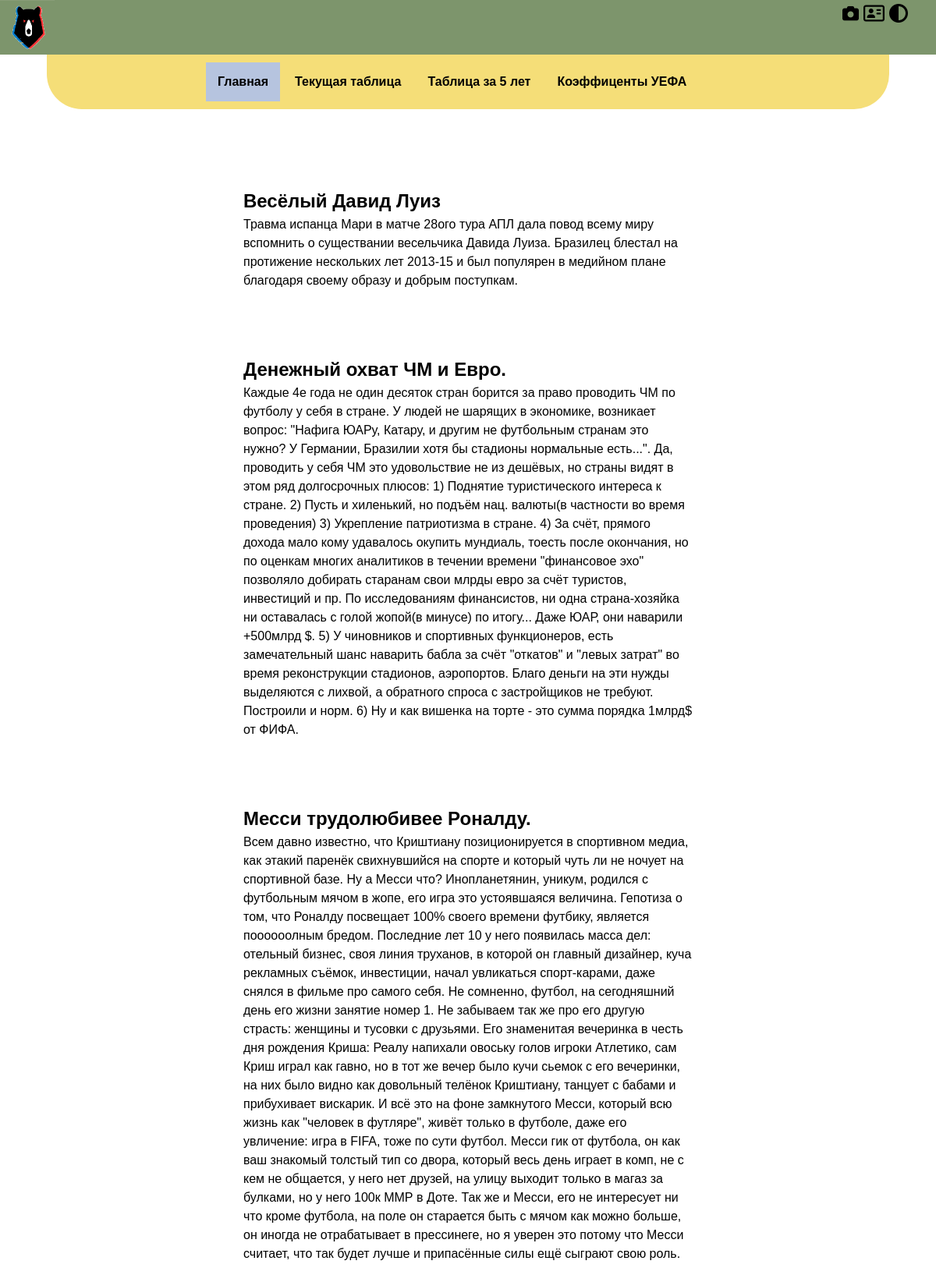
The page / on the database its author committed.
### models.py (models this page shows)
class _Model(Model):
	class Meta:
		database = db

class Articles(_Model):
	class Meta:
		db_table = 'articles'
	title = CharField(max_length=100, null=False)
	text = TextField(null=False)
	created = DateTimeField(index=True, default=peewee_datetime.datetime.now)

### view.py (the view)
@app.route('/')
def lenta_page():
	return controller.ViewLenta().call()

### controller.py (called while the page is built)
	def call(self, *args, **kwargs):
		print('in call')
		try:
			return self._call(*args, **kwargs)
		except Exception as ex:
			return make_response(str(ex), 500)

	def _call(self):
		articles = tuple(Articles.select())
		return render_template('lenta.html', articles = articles)

### templates/lenta.html (shortened to what this page needs)
{% extends 'base.html' %}
{% block url_style %}{{ url_for('static', filename='style/lenta.css') }}{% endblock %}
{% block content %}
	<div id="lenta">
	{% for art in articles %}
		<div class="article_block">
			<h2>{{ art.title }}</h2>
			<div class="article_text">{{ art.text }}</div>
		</div>
	{% endfor %}
	</div>
{% endblock %}

### static/style/base.css (style rules this page uses)
* { margin:0; padding:0; }
*, *::before, *::after { box-sizing: border-box; }

### static/style/lenta.css (style rules this page uses)
#lenta { padding:40px 20%; font-family: Helvetica; background-color: rgba(255, 255, 255, 0.85); }
.article_block { margin:60px 10%; }

### rows shown on the page
Articles: title "Весёлый Давид Луиз", text "Травма испанца Мари в матче 28ого тура АПЛ дала повод всему миру вспомнить о существании весельчика Давида Луиза. Бразилец блестал на протижение нескольких лет 2013-15 и был популярен в медийном плане благодаря своему образу и добрым поступкам."
Articles: title "Денежный охват ЧМ и Евро.", text "Каждые 4е года не один десяток стран борится за право проводить ЧМ по футболу у себя в стране. У людей не шарящих в экономике, возникает вопрос: \"Нафига ЮАРу, Катару, и другим не футбольным странам это нужно? У Германии, Бразилии хотя бы стадионы нормальные есть...\". Да, проводить у себя ЧМ это удовольствие не из дешёвых, но страны видят в этом ряд долгосрочных плюсов: 1) Поднятие туристического интереса к стране. 2) Пусть и хиленький, но подъём нац. валюты(в частности во время проведения) 3) Укрепление патриотизма в стране. 4) За счёт, прямого дохода мало кому удавалось окупить мундиаль, тоесть после окончания, но по оценкам многих аналитиков в течении времени \"финансовое эхо\" позволяло…"
Articles: title "Месси трудолюбивее Роналду.", text "Всем давно известно, что Криштиану позиционируется в спортивном медиа, как этакий паренёк свихнувшийся на спорте и который чуть ли не ночует на спортивной базе. Ну а Месси что? Инопланетянин, уникум, родился с футбольным мячом в жопе, его игра это устоявшаяся величина. Гепотиза о том, что Роналду посвещает 100% своего времени футбику, является поооооолным бредом. Последние лет 10 у него появилась масса дел: отельный бизнес, своя линия труханов, в которой он главный дизайнер, куча рекламных съёмок, инвестиции, начал увликаться спорт-карами, даже снялся в фильме про самого себя. Не сомненно, футбол, на сегодняшний день его жизни занятие номер 1. Не забываем так же про его другую страсть:…"
